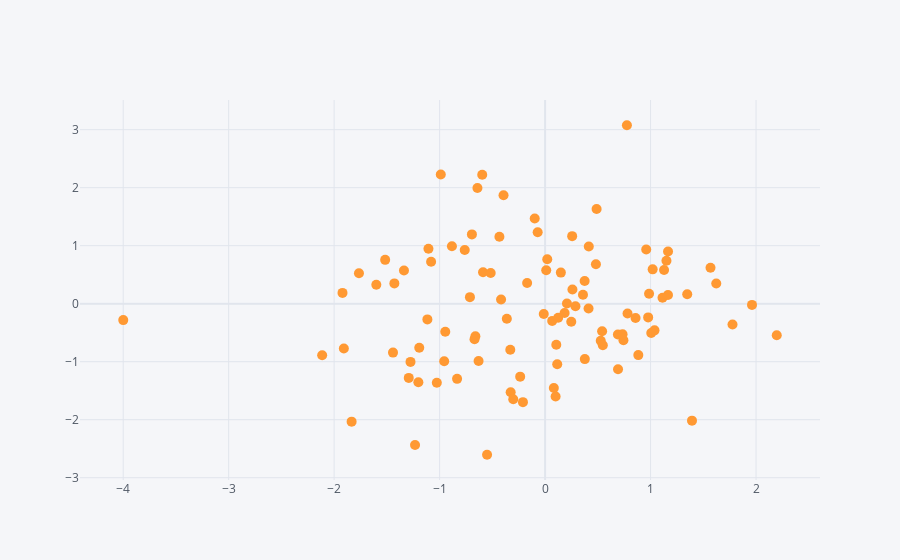

Notebook code cell kept with this figure:
### Code cell
# need to add mode='markers'
df.iplot(kind='scatter',x='A',y='B',mode='markers',size=10)
